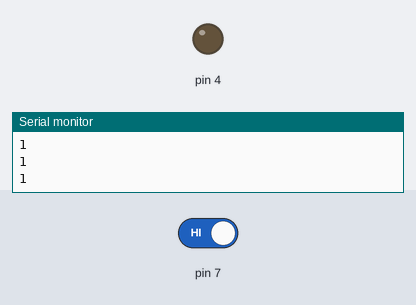
The sketch below on a simulated Arduino Uno, built with avr-gcc and run on an emulated ATmega328P. Parts: output pins drawn as LEDs (lit = HIGH), the last lines printed to the serial monitor. The inputs (shaded band) are chosen by the test bench; at power-on: pin 7 HIGH.

Above: at 1.2 s.
1.3 s: pin 7 driven LOW
At 2.5 s:
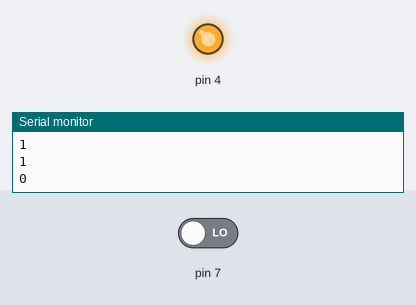
2.8 s: pin 7 driven HIGH
At 4.1 s:
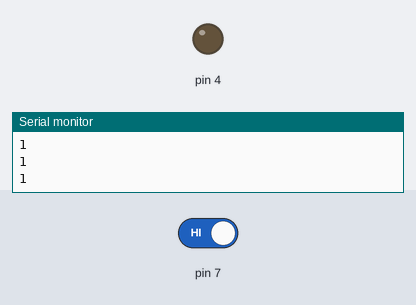
Timing chart, 0 to 5.8 s (numbered marks = the images above; inputs shaded):
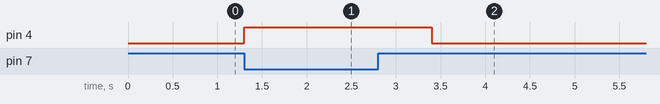

The sketch:

04Fire2.ino
```cpp
/*
 * Generated using BlocklyDuino:
 *
 * https://github.com/MediaTek-Labs/BlocklyDuino-for-LinkIt
 *
 * Date: Mon, 11 Oct 2021 02:31:12 GMT
 */
/*  部份程式由吉哥積木產生  */
/*  https://sites.google.com/jes.mlc.edu.tw/ljj/linkit7697  */


void setup()
{
  Serial.begin(9600);


  pinMode(7, INPUT);
  pinMode(4, OUTPUT);
}


void loop()
{
  Serial.println(digitalRead(7));
  // 此火焰感測器模組為低電平(有火為0)
  if (digitalRead(7) == false) {
    digitalWrite(4, HIGH);
    delay(2000);
  } else {
    digitalWrite(4, LOW);
  }
  delay(100);
}
```

Measured:
- after the input at 1.3 s, pin 4: LOW → HIGH at once
- after the input at 2.8 s, pin 4: HIGH → LOW after 0.60 s
